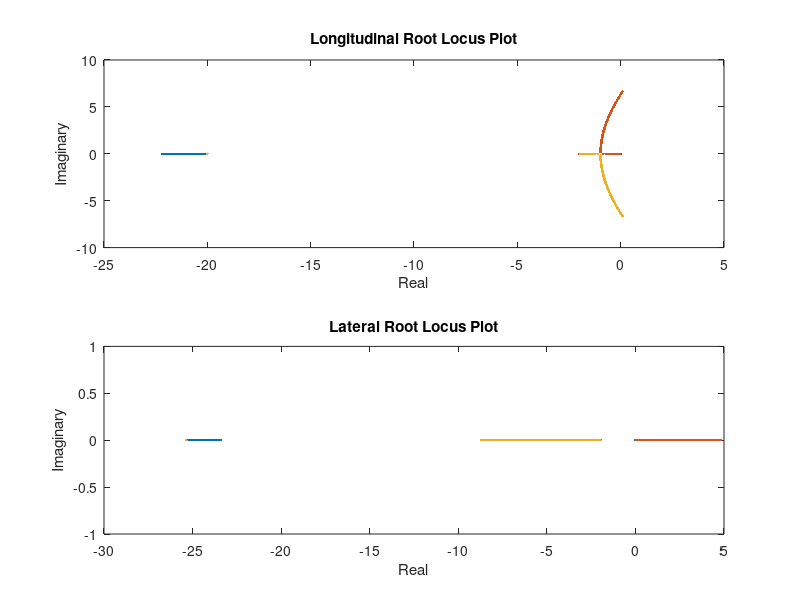

The MATLAB source for this figure:
clc;
clear;
close all;

% define values for longitudinal
k1_lon = 0.001584;
k2_lon = 0.00288;
k3_lon = 0:0.1:100;
Iy = 7.2e-5;
g = 9.81;
k3_lon = -k3_lon * Iy;

% find eigenvalues for longitudinal
s = struct;
for i = 1:length(k3_lon)
matrix = [0, -g, 0; 0, 0, 1; (-k3_lon(i)/Iy), (-k2_lon/Iy), (-k1_lon/Iy)];
[s(i).v,s(i).d] = eig(matrix);
    for j = 1:3
    vec(i,j) = s(i).d(j,j);
    end
end

r = real(vec);
i = imag(vec);
figure()
subplot(2,1,1)
plot(r,i,'.')
title('Longitudinal Root Locus Plot')
xlabel('Real')
ylabel('Imaginary')

% define values for lateral
k1_lat = 0.001584;
k2_lat = 0.00288;
k3_lat = 0:0.1:100;
Ix = 5.8e-5;
g = 9.81;
k3_lat = -k3_lat * Ix;

% find eigenvalues for longitudinal
s = struct;
for i = 1:length(k3_lat)
matrix = [0, g, 0; 0, 0, 1; (-k3_lat(i)/Ix), (-k2_lat/Ix), (-k1_lat/Ix)];
[s(i).v,s(i).d] = eig(matrix);
    for j = 1:3
    vec(i,j) = s(i).d(j,j);
    end
end

r = real(vec);
i = imag(vec);
subplot(2,1,2)
plot(r,i,'.')
title('Lateral Root Locus Plot')
xlabel('Real')
ylabel('Imaginary')
